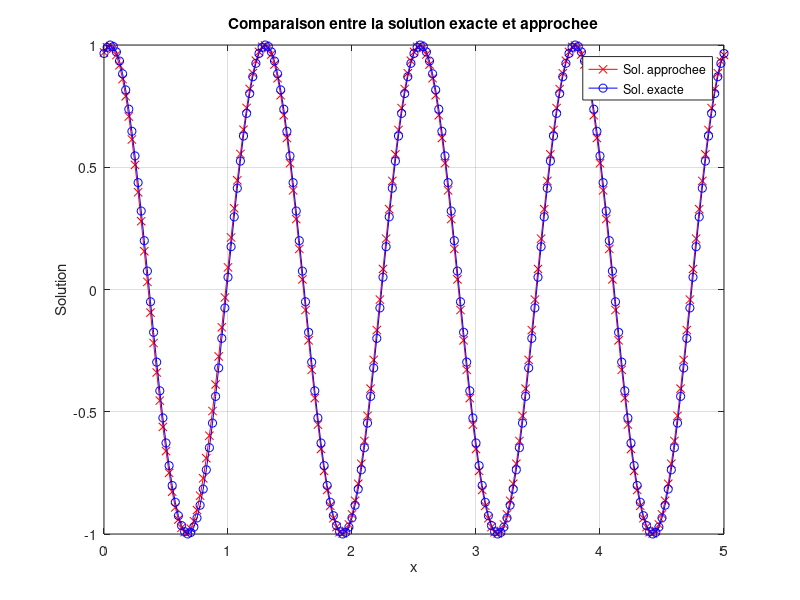

The MATLAB script that drew this image:
clear all, close all, clc
% Schema de Lax-Wendroff implicite
V = 0.1;     % vitesse d’advection
Tmax = 10;   % temps maximum
L = 5;       % longueur du domaine
N = 201;      % nb de points de discretisation en espace
dx = L/(N-1); % pas d’espace
s = 0.9;      % nombre de Courant
dt = s*dx/V;  % pas de temps
x = linspace(0,L,N)';
cinit = 2;    % 1 = creneau, 2 = sinus
x = linspace(0,L,N)';
if cinit == 1
    condinit = @(x) (x>1.0) & (x<1.5);
else
    condinit = @(x) sin(8*pi*x/L);
end
u = double(condinit(x));
A = diag((1+s^2)*ones(N,1))-diag(s^2/2*ones(N-1,1),-1)-...
    diag(s^2/2*ones(N-1,1),1); 
A(1,N) = -s^2/2; % on modifie la premiere ligne et la derniere
A(N,1) = -s^2/2; % afin de prendre en compte la periodicite
tps = dt:dt:Tmax;
w = zeros(size(u));
[L,U,P]=lu(A);
for t = tps
    uold = u;
    uexact = condinit(x-V*t);
    % second membre dans le schema implicite
    w(N) = uexact(N); 
    w(2:N-1) = uold(2:N-1)-s/2*(uold(3:N)-uold(1:N-2));
    w(1) = w(N);
    %resolution du systeme lineaire
    u = U\(L\(P*w));
    plot(x,u,'rx-',x,uexact,'bo-'), grid on
    title('Comparaison entre la solution exacte et approchee')
    legend('Sol. approchee','Sol. exacte')
    xlabel('x')
    ylabel('Solution')
    pause(0.1)
end